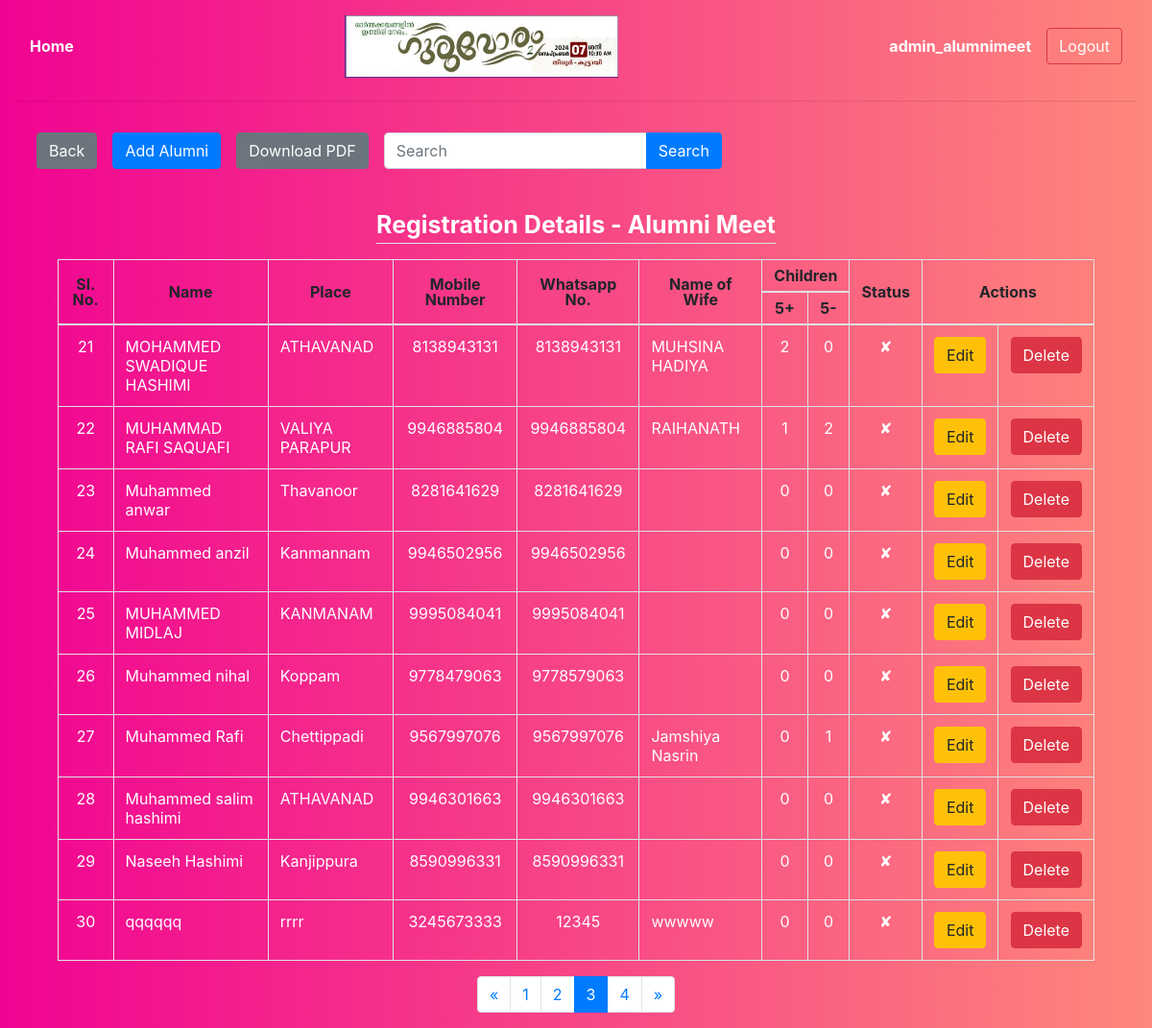
Screenshot of /alumni_list/?page=3 (signed in) with the database file from the repository.
### register_app/models.py (models this page shows)
class Alumni(models.Model):
    name = models.CharField(max_length=100)
    place = models.CharField(max_length=100)
    mobile_number = models.CharField(max_length=15, unique=True)
    whatsapp_number = models.CharField(max_length=15)
    name_of_wife = models.CharField(max_length=15, blank=True, default=None)
    no_of_child_below_5 = models.IntegerField(default=0)
    no_of_child_above_5 = models.IntegerField(default=0)
    is_registered = models.BooleanField(default=False)
    class Meta:
        ordering = ['name']

### register_app/views.py (the view)
# urls.py: path('alumni_list/', alumni_list, name="alumni_list"),
@login_required
def alumni_list(request):
    alumni = Alumni.objects.all().order_by(Lower('name'))
    paginator = Paginator(alumni, 10)
    page_number = request.GET.get('page')
    page_obj = paginator.get_page(page_number)
    context = {
        'page_obj': page_obj,
    }
    return render(request, 'alumni/alumni_list.html', context)

### templates/alumni/alumni_list.html (shortened to what this page needs)
{% extends 'admin/base.html' %}
{% block content %}
    <div class="container">
        <div class="row justify-content-left mt-4">
            <div class="m-2">
                <a class="btn btn-secondary" href="{% url 'alumni' %}">Back</a>
            </div>
            <div class="m-2">
                <a class="btn btn-primary" href="{% url 'alumni_create' %}">Add Alumni</a>
            </div>
            <div class="m-2">
                <a class="btn btn-secondary" href="{% url 'export_pdf_alumni' %}">Download PDF</a>
            </div>
            <div class="m-2">
                <form action="{% url 'search' %}" class="search" method="GET">
                    <div class="input-group w-100">
                        <input type="text" class="form-control" style="width:60%;" placeholder="Search" name="keyword">
                        <div class="input-group-append">
                            <button class="btn btn-primary" type="submit">Search</button>
                        </div>
                    </div>
                </form>
            </div>
        </div>
        <main class="col-md-12">
            <div class="row justify-content-center">
                <div class="m-3 table-heading text-center text-white font-weight-bold border-bottom" style="font-size: 25px; line-height: 1.5;">
                    Registration Details - Alumni Meet
                </div>
            </div>
            <div class="table-responsive">
                <table class="table table-hover table-bordered sticky-header">
                    <thead>
                        <tr style="text-align: center;">
                            <th class="align-middle" style="line-height: 1;" rowspan="2">Sl. No.</th>
                            <th class="align-middle" style="line-height: 1;" rowspan="2">Name</th>
                            <th class="align-middle" style="line-height: 1;" rowspan="2">Place</th>
                            <th class="align-middle" style="line-height: 1;" rowspan="2">Mobile Number</th>
                            <th class="align-middle" style="line-height: 1;" rowspan="2">Whatsapp No.</th>
                            <th class="align-middle" style="line-height: 1;" rowspan="2">Name of Wife</th>
                            <th class="align-middle" style="line-height: .5;" colspan="2">Children</th>
                            <th class="align-middle" style="line-height: 1;" rowspan="2">Status</th>
                            <th class="align-middle" style="line-height: 1;" colspan="2" rowspan="2">Actions</th>
                        </tr>
                        <tr style="text-align: center;">
                            <th style="line-height: .5;">5+</th>
                            <th style="line-height: .5;">5-</th>
                        </tr>
                    </thead>
                    <tbody>
                        {% for alumni in page_obj %}
                            <tr class="text-white">
                                <td class="text-center">{{ forloop.counter0|add:page_obj.start_index }}</td>
                                <td>{{ alumni.name }}</td>
                                <td>{{ alumni.place }}</td>
                                <td class="text-center">{{ alumni.mobile_number }}</td>
                                <td class="text-center">{{ alumni.whatsapp_number }}</td>
                                <td>{{ alumni.name_of_wife }}</td>
                                <td class="text-center">{{ alumni.no_of_child_below_5 }}</td>
                                <td class="text-center">{{ alumni.no_of_child_above_5 }}</td>
                                <td class="text-center">
                                    {% if alumni.is_registered %}
                                        &#10004;
                                    {% else %}
                                        &#10008;
                                    {% endif %}
                                </td>
                                <td class="text-center"><a class="btn btn-warning" href="{% url 'alumni_update' alumni.pk %}">Edit</a></td>
                                <td class="text-center"><a class="btn btn-danger" href="{% url 'alumni_delete' alumni.pk %}"
                                    onclick="return confirm('Are you sure you want to delete this Alumni?')">Delete</a></td>
                            </tr>
                        {% empty %}
                            <tr>
                                <td colspan="11" class="text-center text-white"><strong>No alumni found.</strong></td>
                            </tr>
                        {% endfor %}
                    </tbody>
                </table>
            </div>
            <div class="d-flex justify-content-center">
                <nav aria-label="Page navigation">
                    <ul class="pagination">
                        {% if page_obj.has_previous %}
                        <li class="page-item">
                            <a class="page-link" href="?page={{ page_obj.previous_page_number }}" aria-label="Previous">
                                <span aria-hidden="true">&laquo;</span>
                            </a>
                        </li>
                        {% endif %}
                        {% for num in page_obj.paginator.page_range %}
                            <li class="page-item {% if page_obj.number == num %}active{% endif %}">
                                <a class="page-link" href="?page={{ num }}">{{ num }}</a>
                            </li>
                        {% endfor %}
                        {% if page_obj.has_next %}
                            <li class="page-item">
                                <a class="page-link" href="?page={{ page_obj.next_page_number }}" aria-label="Next">
                                    <span aria-hidden="true">&raquo;</span>
                                </a>
                            </li>
                        {% endif %}
                    </ul>
                </nav>
            </div>
        </main>
    </div>
{% endblock %}

### templates/admin/base.html (shortened to what this page needs)
{% load static %}
<head>
    <link rel="stylesheet" href="https://stackpath.bootstrapcdn.com/bootstrap/4.3.1/css/bootstrap.min.css">
</head>
<body style="background: linear-gradient(to right, #f10392, #fe887b);">
    <div class="container-fluid">
        <header>
            <nav class="navbar navbar-light bg-gradient-light justify-content-between mt-2">
                <div class="d-flex w-100 justify-content-between align-items-center">
                    {% if user.is_authenticated %}
                        <a href="{% url 'admin_dashboard' %}" class="text-white"><strong>Home</strong></a>
                    {% endif %}
                    <img class="mx-auto d-block" src="{% static 'images/banner_alumni_meet.jpg' %}" style="width: 25%;" alt="Alumni Meet Banner">
                    <div class="d-flex align-items-center">
                        {% if user.is_authenticated %}
                            <span class="navbar-text mr-3 text-white">
                                <strong>{{ user.username }}</strong>
                            </span>
                            <a href="{% url 'logout' %}" class="btn btn-outline-danger my-2 my-sm-0 text-white">Logout</a>
                        {% else %}
                            <a href="{% url 'login' %}" class="btn btn-outline-primary my-2 my-sm-0">Login</a>
                        {% endif %}
                    </div>
                </div>
            </nav>
        </header>
        <hr>
        <section>
            {% block content %}
            {% endblock %}
        </section>
    </div>
</body>

### rows the page displays
Alumni: name "MOHAMMED SWADIQUE HASHIMI", place "ATHAVANAD", mobile_number "8138943131", whatsapp_number "8138943131", name_of_wife "MUHSINA HADIYA", no_of_child_below_5 "2", no_of_child_above_5 "0"
Alumni: name "MUHAMMAD RAFI SAQUAFI", place "VALIYA PARAPUR", mobile_number "9946885804", whatsapp_number "9946885804", name_of_wife "RAIHANATH", no_of_child_below_5 "1", no_of_child_above_5 "2"
Alumni: name "Muhammed anwar", place "Thavanoor", mobile_number "8281641629", whatsapp_number "8281641629", no_of_child_below_5 "0", no_of_child_above_5 "0"
Alumni: name "Muhammed anzil", place "Kanmannam", mobile_number "9946502956", whatsapp_number "9946502956", no_of_child_below_5 "0", no_of_child_above_5 "0"
Alumni: name "MUHAMMED MIDLAJ", place "KANMANAM", mobile_number "9995084041", whatsapp_number "9995084041", no_of_child_below_5 "0", no_of_child_above_5 "0"
Alumni: name "Muhammed nihal", place "Koppam", mobile_number "9778479063", whatsapp_number "9778579063", no_of_child_below_5 "0", no_of_child_above_5 "0"
Alumni: name "Muhammed Rafi", place "Chettippadi", mobile_number "9567997076", whatsapp_number "9567997076", name_of_wife "Jamshiya Nasrin", no_of_child_below_5 "0", no_of_child_above_5 "1"
Alumni: name "Muhammed salim hashimi", place "ATHAVANAD", mobile_number "9946301663", whatsapp_number "9946301663", no_of_child_below_5 "0", no_of_child_above_5 "0"
Alumni: name "Naseeh Hashimi", place "Kanjippura", mobile_number "8590996331", whatsapp_number "8590996331", no_of_child_below_5 "0", no_of_child_above_5 "0"
Alumni: name "qqqqqq", place "rrrr", mobile_number "3245673333", whatsapp_number "12345", name_of_wife "wwwww", no_of_child_below_5 "0", no_of_child_above_5 "0"

### other values shown
{{ user.username }} "admin_alumnimeet"
{{ num }} "1" "2" "3" "4"
